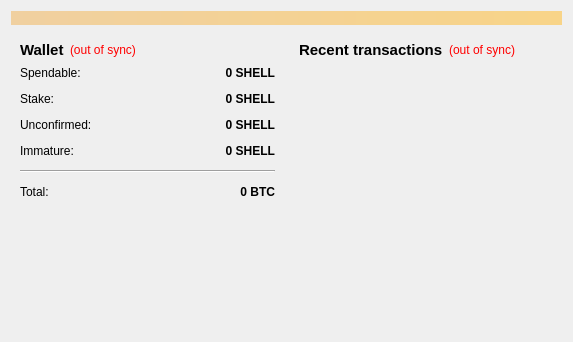
<?xml version="1.0" encoding="UTF-8"?>
<ui version="4.0">
 <class>OverviewPage</class>
 <widget class="QWidget" name="OverviewPage">
  <property name="geometry">
   <rect>
    <x>0</x>
    <y>0</y>
    <width>573</width>
    <height>342</height>
   </rect>
  </property>
  <property name="windowTitle">
   <string>Form</string>
  </property>
  <layout class="QVBoxLayout" name="topLayout">
   <item>
    <widget class="QLabel" name="labelAlerts">
     <property name="visible">
      <bool>false</bool>
     </property>
     <property name="styleSheet">
      <string notr="true">background-color: qlineargradient(x1: 0, y1: 0, x2: 1, y2: 0, stop:0 #F0D0A0, stop:1 #F8D488);  color:#000000
</string>
     </property>
     <property name="wordWrap">
      <bool>true</bool>
     </property>
     <property name="margin">
      <number>3</number>
     </property>
    </widget>
   </item>
   <item>
    <layout class="QHBoxLayout" name="horizontalLayout" stretch="1,1">
     <item>
      <layout class="QVBoxLayout" name="verticalLayout_2">
       <item>
        <widget class="QWidget" name="widget" native="true">
         <layout class="QVBoxLayout" name="verticalLayout_4">
          <item>
           <layout class="QHBoxLayout" name="horizontalLayout_4">
            <item>
             <widget class="QLabel" name="label_5">
              <property name="font">
               <font>
                <pointsize>11</pointsize>
                <weight>75</weight>
                <bold>true</bold>
               </font>
              </property>
              <property name="text">
               <string>Wallet</string>
              </property>
             </widget>
            </item>
            <item>
             <widget class="QLabel" name="labelWalletStatus">
              <property name="toolTip">
               <string>The displayed information may be out of date. Your wallet automatically synchronizes with the ShellCoin network after a connection is established, but this process has not completed yet.</string>
              </property>
              <property name="styleSheet">
               <string notr="true">QLabel { color: red; }</string>
              </property>
              <property name="text">
               <string notr="true">(out of sync)</string>
              </property>
              <property name="alignment">
               <set>Qt::AlignLeading|Qt::AlignLeft|Qt::AlignVCenter</set>
              </property>
             </widget>
            </item>
            <item>
             <spacer name="horizontalSpacer_2">
              <property name="orientation">
               <enum>Qt::Horizontal</enum>
              </property>
              <property name="sizeHint" stdset="0">
               <size>
                <width>40</width>
                <height>20</height>
               </size>
              </property>
             </spacer>
            </item>
           </layout>
          </item>
          <item>
           <layout class="QFormLayout" name="formLayout_2">
            <property name="fieldGrowthPolicy">
             <enum>QFormLayout::AllNonFixedFieldsGrow</enum>
            </property>
            <property name="horizontalSpacing">
             <number>12</number>
            </property>
            <property name="verticalSpacing">
             <number>12</number>
            </property>
            <item row="0" column="0">
             <widget class="QLabel" name="label">
              <property name="text">
               <string>Spendable:</string>
              </property>
             </widget>
            </item>
            <item row="0" column="1">
             <widget class="QLabel" name="labelBalance">
              <property name="font">
               <font>
                <weight>75</weight>
                <bold>true</bold>
               </font>
              </property>
              <property name="cursor">
               <cursorShape>IBeamCursor</cursorShape>
              </property>
              <property name="toolTip">
               <string>Your current spendable balance</string>
              </property>
              <property name="text">
               <string notr="true">0 SHELL</string>
              </property>
              <property name="alignment">
               <set>Qt::AlignRight|Qt::AlignTrailing|Qt::AlignVCenter</set>
              </property>
              <property name="textInteractionFlags">
               <set>Qt::LinksAccessibleByMouse|Qt::TextSelectableByKeyboard|Qt::TextSelectableByMouse</set>
              </property>
             </widget>
            </item>
            <item row="1" column="0">
             <widget class="QLabel" name="label_6">
              <property name="text">
               <string>Stake:</string>
              </property>
             </widget>
            </item>
            <item row="1" column="1">
             <widget class="QLabel" name="labelStake">
              <property name="font">
               <font>
                <weight>75</weight>
                <bold>true</bold>
               </font>
              </property>
              <property name="cursor">
               <cursorShape>IBeamCursor</cursorShape>
              </property>
              <property name="toolTip">
               <string>Total of coins that was staked, and do not yet count toward the current balance</string>
              </property>
              <property name="text">
               <string notr="true">0 SHELL</string>
              </property>
              <property name="alignment">
               <set>Qt::AlignRight|Qt::AlignTrailing|Qt::AlignVCenter</set>
              </property>
              <property name="textInteractionFlags">
               <set>Qt::LinksAccessibleByMouse|Qt::TextSelectableByKeyboard|Qt::TextSelectableByMouse</set>
              </property>
             </widget>
            </item>
            <item row="2" column="0">
             <widget class="QLabel" name="label_3">
              <property name="text">
               <string>Unconfirmed:</string>
              </property>
             </widget>
            </item>
            <item row="2" column="1">
             <widget class="QLabel" name="labelUnconfirmed">
              <property name="font">
               <font>
                <weight>75</weight>
                <bold>true</bold>
               </font>
              </property>
              <property name="cursor">
               <cursorShape>IBeamCursor</cursorShape>
              </property>
              <property name="toolTip">
               <string>Total of transactions that have yet to be confirmed, and do not yet count toward the current balance</string>
              </property>
              <property name="text">
               <string notr="true">0 SHELL</string>
              </property>
              <property name="alignment">
               <set>Qt::AlignRight|Qt::AlignTrailing|Qt::AlignVCenter</set>
              </property>
              <property name="textInteractionFlags">
               <set>Qt::LinksAccessibleByMouse|Qt::TextSelectableByKeyboard|Qt::TextSelectableByMouse</set>
              </property>
             </widget>
            </item>
            <item row="3" column="0">
             <widget class="QLabel" name="labelImmatureText">
              <property name="text">
               <string>Immature:</string>
              </property>
             </widget>
            </item>
            <item row="3" column="1">
             <widget class="QLabel" name="labelImmature">
              <property name="font">
               <font>
                <weight>75</weight>
                <bold>true</bold>
               </font>
              </property>
              <property name="toolTip">
               <string>Mined balance that has not yet matured</string>
              </property>
              <property name="text">
               <string notr="true">0 SHELL</string>
              </property>
              <property name="alignment">
               <set>Qt::AlignRight|Qt::AlignTrailing|Qt::AlignVCenter</set>
              </property>
              <property name="textInteractionFlags">
               <set>Qt::LinksAccessibleByMouse|Qt::TextSelectableByKeyboard|Qt::TextSelectableByMouse</set>
              </property>
             </widget>
            </item>
            <item row="4" column="0" colspan="2">
             <widget class="Line" name="line">
              <property name="orientation">
               <enum>Qt::Horizontal</enum>
              </property>
             </widget>
            </item>
            <item row="5" column="0">
             <widget class="QLabel" name="labelTotalText">
              <property name="text">
               <string>Total:</string>
              </property>
             </widget>
            </item>
            <item row="5" column="1">
             <widget class="QLabel" name="labelTotal">
              <property name="font">
               <font>
                <weight>75</weight>
                <bold>true</bold>
               </font>
              </property>
              <property name="cursor">
               <cursorShape>IBeamCursor</cursorShape>
              </property>
              <property name="toolTip">
               <string>Your current total balance</string>
              </property>
              <property name="text">
               <string notr="true">0 BTC</string>
              </property>
              <property name="alignment">
               <set>Qt::AlignRight|Qt::AlignTrailing|Qt::AlignVCenter</set>
              </property>
              <property name="textInteractionFlags">
               <set>Qt::LinksAccessibleByMouse|Qt::TextSelectableByKeyboard|Qt::TextSelectableByMouse</set>
              </property>
             </widget>
            </item>
           </layout>
          </item>
         </layout>
        </widget>
       </item>
       <item>
        <spacer name="verticalSpacer">
         <property name="orientation">
          <enum>Qt::Vertical</enum>
         </property>
         <property name="sizeHint" stdset="0">
          <size>
           <width>20</width>
           <height>40</height>
          </size>
         </property>
        </spacer>
       </item>
      </layout>
     </item>
     <item>
      <layout class="QVBoxLayout" name="verticalLayout_3">
       <item>
        <widget class="QWidget" name="widget_2" native="true">
         <layout class="QVBoxLayout" name="verticalLayout">
          <item>
           <layout class="QHBoxLayout" name="horizontalLayout_2">
            <item>
             <widget class="QLabel" name="label_4">
              <property name="font">
               <font>
                <pointsize>11</pointsize>
                <weight>75</weight>
                <bold>true</bold>
               </font>
              </property>
              <property name="text">
               <string>&lt;b&gt;Recent transactions&lt;/b&gt;</string>
              </property>
             </widget>
            </item>
            <item>
             <widget class="QLabel" name="labelTransactionsStatus">
              <property name="toolTip">
               <string>The displayed information may be out of date. Your wallet automatically synchronizes with the ShellCoin network after a connection is established, but this process has not completed yet.</string>
              </property>
              <property name="styleSheet">
               <string notr="true">QLabel { color: red; }</string>
              </property>
              <property name="text">
               <string notr="true">(out of sync)</string>
              </property>
              <property name="alignment">
               <set>Qt::AlignRight|Qt::AlignTrailing|Qt::AlignVCenter</set>
              </property>
             </widget>
            </item>
            <item>
             <spacer name="horizontalSpacer">
              <property name="orientation">
               <enum>Qt::Horizontal</enum>
              </property>
              <property name="sizeHint" stdset="0">
               <size>
                <width>40</width>
                <height>20</height>
               </size>
              </property>
             </spacer>
            </item>
           </layout>
          </item>
          <item>
           <widget class="QListView" name="listTransactions">
            <property name="styleSheet">
             <string notr="true">QListView { background: transparent; }</string>
            </property>
            <property name="frameShape">
             <enum>QFrame::NoFrame</enum>
            </property>
            <property name="verticalScrollBarPolicy">
             <enum>Qt::ScrollBarAlwaysOff</enum>
            </property>
            <property name="horizontalScrollBarPolicy">
             <enum>Qt::ScrollBarAlwaysOff</enum>
            </property>
            <property name="selectionMode">
             <enum>QAbstractItemView::NoSelection</enum>
            </property>
           </widget>
          </item>
         </layout>
        </widget>
       </item>
      </layout>
     </item>
    </layout>
   </item>
  </layout>
 </widget>
 <resources/>
 <connections/>
</ui>
